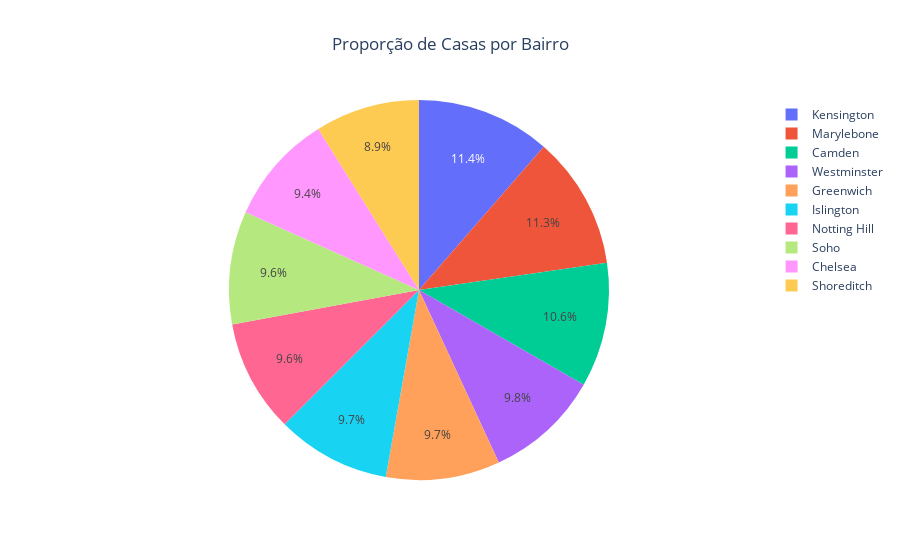

Notebook cell for this chart:
### Code cell
# Conta quantas vezes cada bairro aparece e cria um DataFrame com o bairro e a quantidade
contagem_bairros = df['Bairro'].value_counts().reset_index()
# Renomeia as colunas do DataFrame contagem
contagem_bairros.columns = ['Bairro', 'Quantidade']

# Define a ordem em que serão exibidos
ordem_fatias = contagem_bairros.sort_values(by='Quantidade', ascending=False)['Bairro'].tolist()

# Monta o gráfico
fig = px.pie(
    # Dataframe que será usado
    contagem_bairros,
    
    names='Bairro',
    values='Quantidade',
    title='Proporção de Casas por Bairro',

    # Define a ordem
    category_orders={'Bairro': ordem_fatias}
)

# Centraliza o titulo
fig.update_layout(
    title_x=0.5
)


fig.show()

### Figure 1 — Plotly figure (JSON) as saved in the notebook; plotly's stock layout.template omitted (floating-point values rounded to 4 significant figures)
{"data": [{"direction": "clockwise", "domain": {"x": [0, 1], "y": [0, 1]}, "hovertemplate": "Bairro=%{label}<br>Quantidade=%{value}<extra></extra>", "labels": ["Kensington", "Marylebone", "Camden", "Westminster", "Greenwich", "Islington", "Notting Hill", "Soho", "Chelsea", "Shoreditch"], "legendgroup": "", "name": "", "showlegend": true, "sort": false, "type": "pie", "values": [114, 113, 106, 98, 97, 97, 96, 96, 94, 89]}], "layout": {"legend": {"tracegroupgap": 0}, "title": {"text": "Proporção de Casas por Bairro", "x": 0.5}}}
